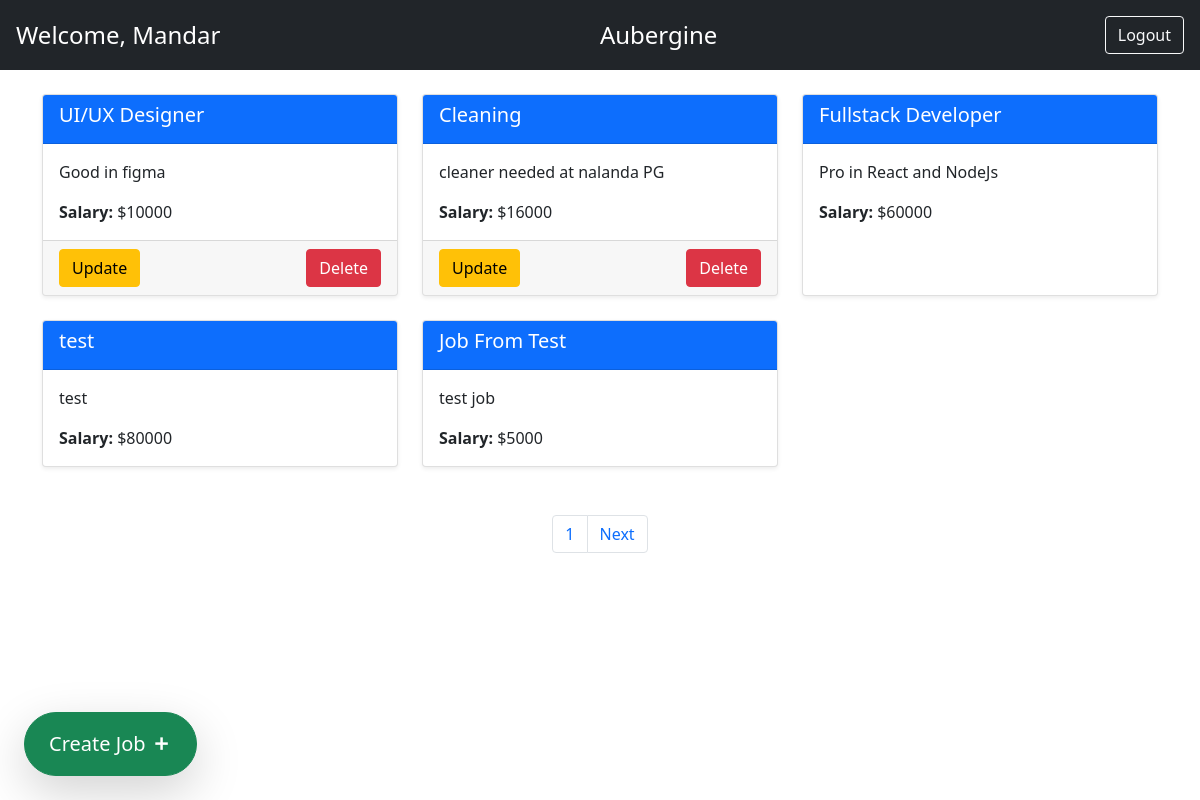
The app's page /auth/home/ (signed in) with its own data.
### authentication/models.py (models this page shows, shortened)
class CustomUser(AbstractBaseUser):
    email = models.EmailField(unique=True)
    first_name = models.CharField(max_length=100)
    is_active = models.BooleanField(default=True)
    objects = CustomUserManager()
    USERNAME_FIELD = 'email'
    REQUIRED_FIELDS = ['first_name']

### jobs/models.py (models this page shows, shortened)
class Company(models.Model):
    user = models.OneToOneField(get_user_model(), on_delete=models.CASCADE)
    name = models.CharField(max_length=255)
    description = models.TextField(blank=True)
    def __str__(self):
        return self.name

class Job(models.Model):
    title = models.CharField(max_length=255)
    description = models.TextField(blank=True)
    salary = models.IntegerField()
    company = models.ForeignKey(Company, on_delete=models.CASCADE, related_name='jobs',null=False)  # One company can have many jobs (for total participation the foreignky has null constraint)

### authentication/views.py (the view, shortened to what this page needs)
# urls.py: path('home/',home_view,name='home')
@login_required
def home_view(request):
    page_num = request.GET.get('page', 1)
    jobs = Job.objects.all()  # pylint: disable=no-member
    paginator = Paginator(jobs, 5)
    page_obj = paginator.get_page(page_num)
    jobs = page_obj.object_list
    if Company.objects.filter(user=request.user).exists():  # pylint: disable=no-member
        company = Company.objects.filter(user=request.user).first()  # pylint: disable=no-member
        res_obj = {'jobs': jobs, 'user': request.user, 'company': company, 'page_obj': page_obj}
        return render(request, 'home.html', res_obj)

### authentication/templates/home.html (shortened to what this page needs)
<!DOCTYPE html>
<html lang="en">
<head>
    <link href="https://cdn.jsdelivr.net/npm/bootstrap@5.0.2/dist/css/bootstrap.min.css" rel="stylesheet">
    <link rel="stylesheet" href="https://cdnjs.cloudflare.com/ajax/libs/remixicon/4.6.0/remixicon.css" />
    </head>
<body>
    <div class="bg-dark text-white p-3">
        <div class="d-flex justify-content-between align-items-center">
            <div class="fs-4">Welcome,
                {% if user.is_authenticated %}
                    {{ user.first_name }}
                {% else %}
                    Guest
                {% endif %}
            </div>
            <div class="fs-4">
                {{company}}
            </div>
            <div>
                {% if user.is_authenticated %}
                    <a href="{% url 'logout' %}" class="btn btn-outline-light ms-2">Logout</a>
                {% else %}
                    <a href="{% url 'login' %}" class="btn btn-outline-light ms-2">Sign In</a>
                    <a href="{% url 'register' %}" class="btn btn-outline-light ms-2">Register</a>
                {% endif %}
            </div>
        </div>
    </div>
    <div class="container mt-4">
        <div class="row">
            {% for job in jobs %}
                <div class="col-md-4 mb-4">
                    <div class="card shadow-sm h-100">
                        <div class="card-header bg-primary text-white">
                            <h5 class="card-title">{{ job.title }}</h5>
                        </div>
                        <div class="card-body">
                            <p class="card-text">{{ job.description|truncatewords:20 }}</p>
                            <p class="card-text"><strong>Salary: </strong>${{ job.salary }}</p>
                        </div>
                        {% if job.company == company %}
                        <div class="card-footer d-flex justify-content-between">
                            <a href="/job/update/{{ job.id }}/" class="btn btn-warning">Update</a>
                            <a href="/job/delete/{{ job.id }}/" class="btn btn-danger">Delete</a>
                        </div>
                        {% endif %}
                    </div>
                </div>
            {% endfor %}
        </div>
        <div class="mt-4" style="width: 100%; display: flex; justify-content: center; align-items: center;">
            <ul class=" pagination">
                <li class="page-item"><a href="./?page={{page_obj.number}}" class="page-link">{{page_obj.number}}</a></li>
                {% if page_obj.has_next %}
                <li class="page-item" ><a href="./?page={{page_obj.next_page_number}}" class="page-link">Next</a></li>
                {%endif%}
            </ul>
        </div>
    </div>
    <a href="/job/create/" class="position-fixed bottom-0 start-0 mb-4 ms-4">
        <button class="btn btn-success fs-5 rounded-pill shadow-lg py-3 px-4">Create Job <i class="fw-bold fs-5 ri-add-line"></i> </button>
    </a>
</body>
</html>

### records on screen
CustomUser: first_name "Mandar"
Company: name "Aubergine"
Job: title "UI/UX Designer", description "Good in figma", salary "10000"
Job: title "Cleaning", description "cleaner needed at nalanda PG", salary "16000"
Job: title "Fullstack Developer", description "Pro in React and NodeJs", salary "60000"
Job: title "test", description "test", salary "80000"
Job: title "Job From Test", description "test job", salary "5000"

### other values on screen
{{ page_obj.number }} "1"
